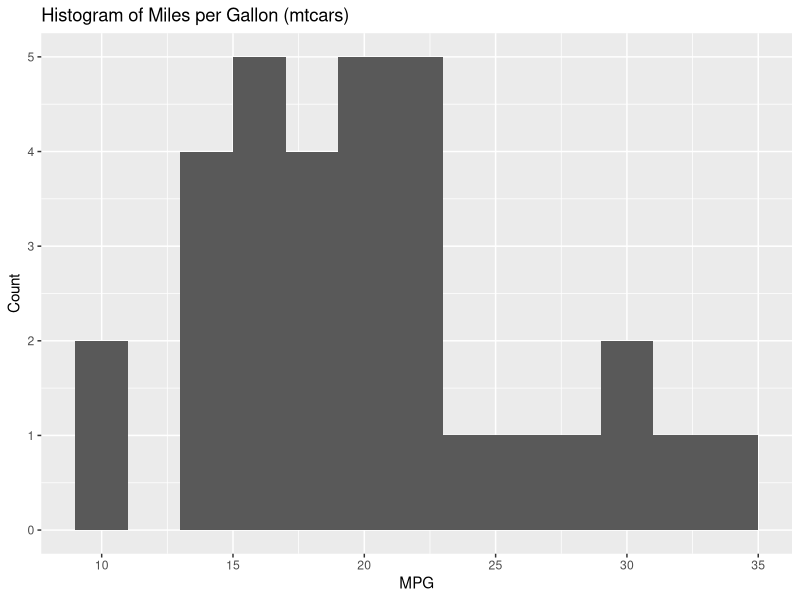

This chart was generated by the following R code:
library("ggplot2")
setwd("C:/Users/Delwar/Desktop/Humber/BINF5003- Data Mining, Modeling, and Biostatistcs")
mtcars<-force(mtcars)
#Histogram
ggplot(mtcars, aes(x=mpg))+
  geom_histogram(binwidth = 2) + #try 1, 2, 3
  labs(title = "Histogram of Miles per Gallon (mtcars)",
       x = "MPG", y = "Count")
